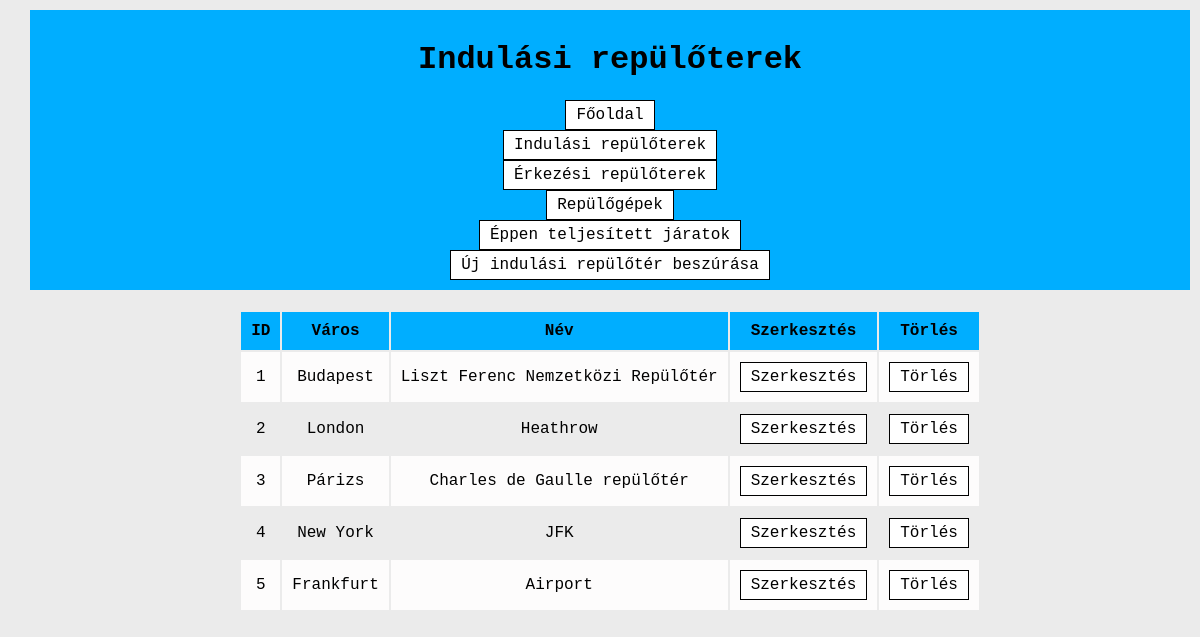
Page /repterindul.php on the committed database.
### tables this page shows
create table Repterindul (
  id int primary key auto_increment,
  Varos nvarchar(45),
  Nev nvarchar(45)
);

### repterindul.php (the view, shortened to what this page needs)
<?php
$link= openDB();
?>
<html>
    <head>
        <link rel="stylesheet" type="text/css" href="theme.css">
    </head>
    <body>
        <div class="keret">
        <div class="fejlec">
        <h1>Indulási repülőterek</h1>
        <a href="insert-repterindul.php">Új indulási repülőtér beszúrása</a>
        </div>
            <?php
                $querySelect=sprintf("SELECT id, Varos, Nev FROM Repterindul");
                $resultSelect=mysqli_query($link, $querySelect) or die(mysqli_error($link));
            ?>
            <table>
                <thead>
                    <tr>
                        <th>ID</th>
                        <th>Város</th>
                        <th>Név</th>
                        <th>Szerkesztés</th>
                        <th>Törlés</th>
                    </tr>
                </thead>
                <tbody>
                    <?php while($row=mysqli_fetch_array($resultSelect)): ?>
                        <tr>
                            <td><?=$row['id']?></td>
                            <td><?=$row['Varos']?></td>
                            <td><?=$row['Nev']?></td>
                            <td><a href="edit-repterindul.php?repterindulid=<?=$row['id']?>">Szerkesztés</td>
                            <td><a href="delete-repterindul.php?repterindulid=<?=$row['id']?>">Törlés</td>
                        </tr>
                    <?php endwhile; ?>
                </tbody>
            </table>
        </div>
    </body>
</html>

### theme.css (style rules this page uses)
body { font-family:'Courier New', Courier, monospace; margin: auto; }
.keret { width: 100%; height: 1920px;; padding: 10px; margin-left:auto; margin-right:auto; background-color: #ebebeb; }
a:link, a:visited { background-color: white; color: black; border: 1px solid black; padding: 5px 10px; text-align: center; text-decoration: none; display: inline-block; }
.fejlec { width:95%; text-align: center; margin-left:auto; margin-right:auto; background-color: #00aeff; padding: 10px; margin-bottom: 20px }
table { margin-left:auto; margin-right:auto; }
th { background-color: #00aeff; }
th, td { text-align: center; padding: 10px; }
tr:nth-child(odd) { background-color: #fdfcfc; }

### rows in the picture
repterindul: id "1", Varos "Budapest", Nev "Liszt Ferenc Nemzetközi Repülőtér"
repterindul: id "2", Varos "London", Nev "Heathrow"
repterindul: id "3", Varos "Párizs", Nev "Charles de Gaulle repülőtér"
repterindul: id "4", Varos "New York", Nev "JFK"
repterindul: id "5", Varos "Frankfurt", Nev "Airport"
